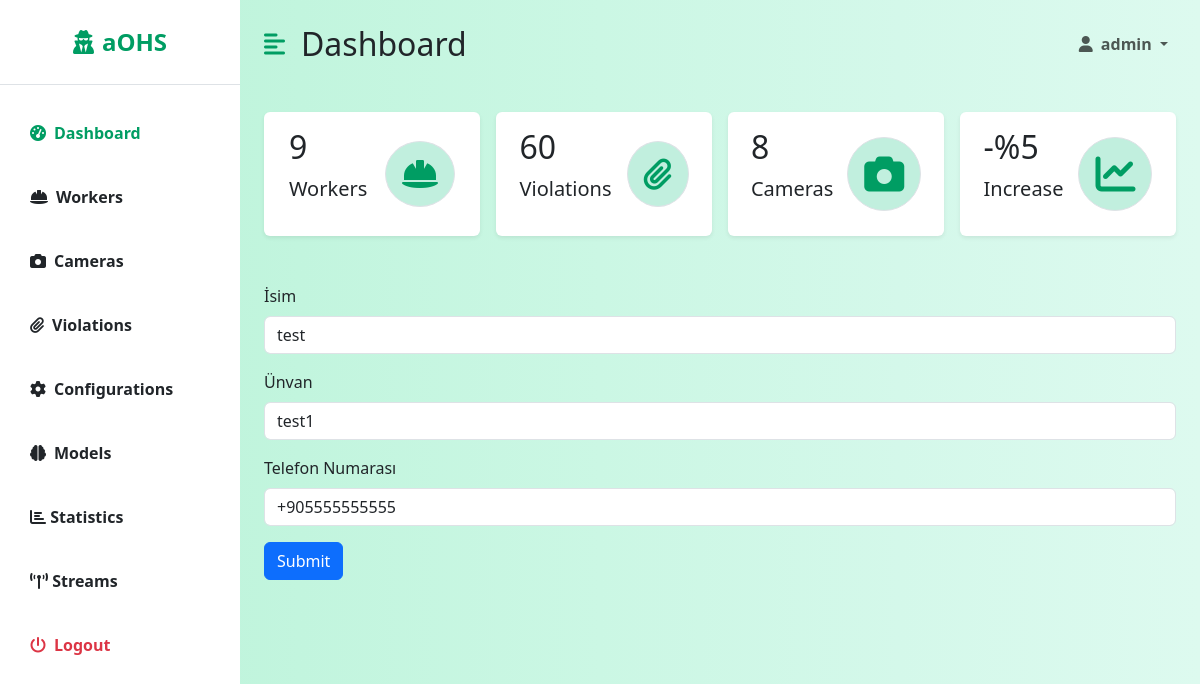
The page /dashboard/workers/edit/1/ (signed in) on the database as committed earlier.
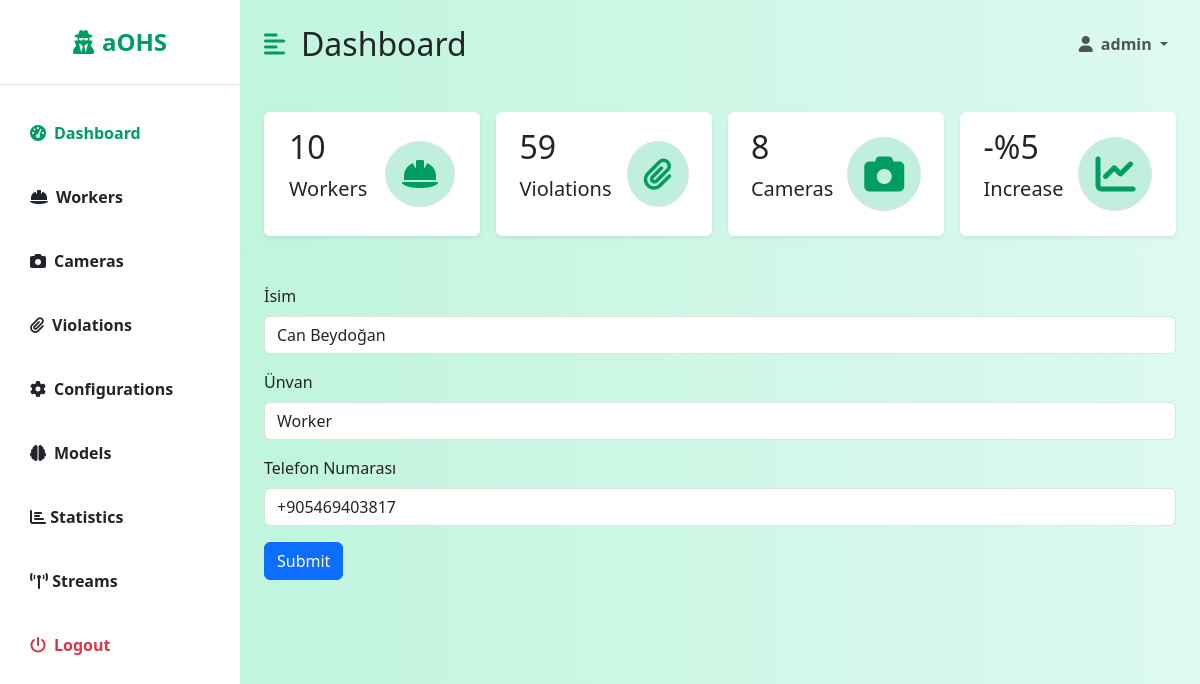
The same page on the database as committed later.
### backend/models.py (models this page shows, shortened)
class Worker(models.Model):
    phone_regex = RegexValidator(regex=r'^\+905[0-9]{9}$',
                                 message="Phone number should be in '+905555555555' format")
    id = models.AutoField(primary_key=True)
    name = models.CharField(max_length=100, null=False)
    title = models.CharField(max_length=100, null=False)
    phone = models.CharField(validators=[phone_regex], max_length=17, unique=True, null=False)
    active = models.BooleanField(default=True, null=False)
    created = models.DateTimeField(auto_now_add=True)
    modified = models.DateTimeField(auto_now=True)

### dashboard/views/worker_views.py (the view, shortened to what this page needs)
# urls.py: path('workers/edit/<int:worker_id>/', WorkerEditView.as_view()),
class WorkerEditView(LoginRequiredMixin, View, GetCountsMixin):
    login_url = '/login/'
    redirect_field_name = 'redirect_to'
    def get(self, request, worker_id):
        worker = Worker.objects.get(id=worker_id)
        return render(request, 'dashboard/worker-edit.html', {"worker": worker, 'counts': super().get_counts()})

### dashboard/views/mixins.py (called while the page is built)
    def get_counts(self):
        counts = {
            'workers': Worker.objects.filter(active=True).count(),
            'violations': Violation.objects.filter(valid=True).count(),
            'cameras': Camera.objects.count(),
        }
        return counts

### dashboard/templates/dashboard/worker-edit.html (shortened to what this page needs)
{% extends 'dashboard/dashboard.html' %}
{% block table %}
    <form action="" method="post">
        <div class="mb-3">
            <label for="name" class="form-label">İsim</label>
            <input type="text" class="form-control" id="name" name="name" value="{{ worker.name }}">
        </div>
        <div class="mb-3">
            <label for="title" class="form-label">Ünvan</label>
            <input type="text" class="form-control" id="title" name="title" value="{{ worker.title }}">
        </div>
        <div class=" mb-3">
            <label for="phone" class="form-label">Telefon Numarası</label>
            <input type="text" class="form-control" id="phone" name="phone" value="{{ worker.phone }}">
        </div>
        <button type=" submit" class="btn btn-primary">Submit</button>
    </form>
{% endblock %}

### dashboard/templates/dashboard/dashboard.html (shortened to what the changed rows need)
{% extends 'base.html' %}
{% block dashboard %}
    <div class="d-flex" id="wrapper">
        <div id="page-content-wrapper">
            <nav class="navbar navbar-expand-lg navbar-light bg-transparent py-4 px-4">
                <div class="d-flex align-items-center">
                    <h2 class="fs-2 m-0">Dashboard</h2>
                </div>
            </nav>
            <div class="container-fluid px-4">
                <div class="row g-3 my-2">
                    <div class="col-md-3">
                        <div class="p-3 bg-white shadow-sm d-flex justify-content-around align-items-center rounded">
                            <div>
                                <h3 class="fs-2">{{ counts.workers }}</h3>
                                <p class="fs-5">Workers</p>
                            </div>
                        </div>
                    </div>
                    <div class="col-md-3">
                        <div class="p-3 bg-white shadow-sm d-flex justify-content-around align-items-center rounded">
                            <div>
                                <h3 class="fs-2">{{ counts.violations }}</h3>
                                <p class="fs-5">Violations</p>
                            </div>
                        </div>
                    </div>
                </div>
                <div class="row my-5">
                    <div class="col">
                        {% block table %}
                        {% endblock %}
                    </div>
                </div>
            </div>
        </div>
    </div>
{% endblock %}

Rows that differ between the two databases and show on the page:
changed Worker: name "test" → "Can Beydoğan"; title "test1" → "Worker"; phone "+905555555555" → "+905469403817"
Other text that changed with them:
{{ counts.workers }}: "9" → "10"
{{ counts.violations }}: "60" → "59"
